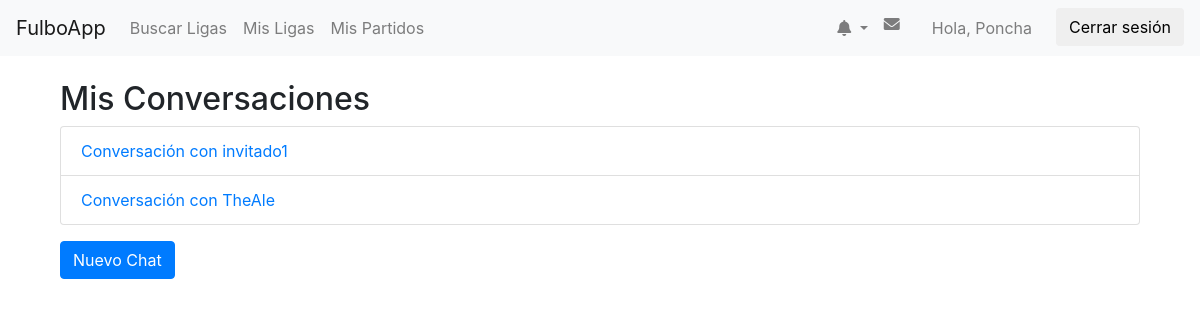
The page /AppFulbo/mensajes/inbox/ (signed in) on the database its author committed.
### AppFulbo/models.py (models this page shows, shortened)
class Conversacion(models.Model):
    usuario1 = models.ForeignKey(
        settings.AUTH_USER_MODEL,
        related_name='conversaciones_iniciadas',
        on_delete=models.CASCADE
    )
    usuario2 = models.ForeignKey(
        settings.AUTH_USER_MODEL,
        related_name='conversaciones_recibidas',
        on_delete=models.CASCADE
    )
    fecha_actualizacion = models.DateTimeField(auto_now=True)
    class Meta:
        unique_together = ('usuario1', 'usuario2')

### AppFulbo/views.py (the view)
# urls.py: path('mensajes/inbox/', views.inbox, name='inbox'),
@login_required
def inbox(request):
    conversaciones = Conversacion.objects.filter(
        Q(usuario1=request.user) | Q(usuario2=request.user)
    ).order_by('-fecha_actualizacion')
    return render(request, 'mensajes/inbox.html', {'conversaciones': conversaciones})

### AppFulbo/context_processors.py (called while the page is built)
def notificaciones_context(request):
    if request.user.is_authenticated:
        notificaciones_no_leidas = Notificacion.objects.filter(usuario=request.user, leido=False).count()
    else:
        notificaciones_no_leidas = 0
    return {
        'notificaciones_no_leidas': notificaciones_no_leidas,
    }

### AppFulbo/templates/mensajes/inbox.html
{% extends 'AppFulbo/base.html' %}
{% block content %}
<div class="container mt-4">
    <h2>Mis Conversaciones</h2>
    <ul class="list-group">
        {% for conv in conversaciones %}
            <li class="list-group-item">
                <a href="{% url 'conversacion_detail' conv.id %}">
                    {% if conv.usuario1 == request.user %}
                        Conversación con {{ conv.usuario2.username }}
                    {% else %}
                        Conversación con {{ conv.usuario1.username }}
                    {% endif %}
                </a>
            </li>
        {% empty %}
            <li class="list-group-item">No tenés conversaciones.</li>
        {% endfor %}
    </ul>
    <a href="{% url 'nuevo_chat' %}" class="btn btn-primary mt-3">Nuevo Chat</a>
</div>
{% endblock %}

### AppFulbo/templates/AppFulbo/base.html (shortened to what this page needs)
{% load static %}
<html lang="es">
<head>
    <link rel="stylesheet" href="https://cdnjs.cloudflare.com/ajax/libs/font-awesome/6.0.0-beta3/css/all.min.css"
 />
    <link rel="stylesheet" href="https://maxcdn.bootstrapcdn.com/bootstrap/4.0.0/css/bootstrap.min.css">
</head>
<body>
    <nav class="navbar navbar-expand-lg navbar-light bg-light">
        <a class="navbar-brand" href="{% url 'inicio' %}">FulboApp</a>
        <div class="collapse navbar-collapse">
            <ul class="navbar-nav mr-auto">
                <li class="nav-item">
                    <li class="nav-item">
                        <a class="nav-link" href="{% url 'buscar_ligas' %}">Buscar Ligas</a>
                    </li>
                    <a class="nav-link" href="{% url 'mis_ligas' %}">Mis Ligas</a>
                </li>
                <li class="nav-item">
                    <a class="nav-link" href="{% url 'mis_partidos' %}">Mis Partidos</a>
                </li>
            </ul>
            <ul class="navbar-nav">
                {% if user.is_authenticated %}
                <li class="nav-item dropdown">
                    <a id="notificationDropdown" class="nav-link dropdown-toggle" href="#" role="button" data-bs-toggle="dropdown" aria-expanded="false">
                        <i class="fa-solid fa-bell"></i>
                    </a>
                </li>
                <li class="nav-item mr-3">
                    <a class="nav-link" href="{% url 'inbox' %}"><i class="fa-solid fa-envelope"></i> </a>
                </li>
                <li class="nav-item mr-3">
                    <a class="nav-link" href="{% url 'mi_perfil' %}">Hola, {{ user.username }}</a>
                </li>
                <li class="nav-item">
                    <form action="{% url 'logout' %}" method="post" class="d-inline">
                        <button type="submit" class="btn btn-logout">Cerrar sesión</button>
                    </form>
                </li>
                {% else %}
                    <li class="nav-item">
                        <a class="nav-link" href="{% url 'login' %}">Iniciar sesión</a>
                    </li>
                {% endif %}
            </ul>
        </div>
    </nav>
    <div class="container mt-4">
        {% block content %}{% endblock %}
    </div>
</body>
</html>

### rows shown on the page
Conversacion: usuario2.username "invitado1"
Conversacion: usuario1.username "TheAle"

### other values the page prints
{{ user.username }} "Poncha"
